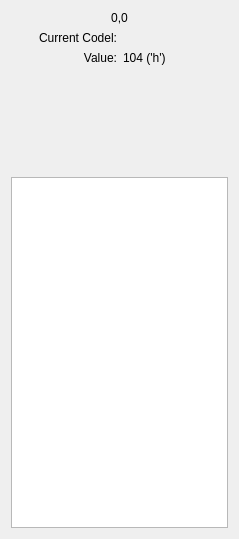
<?xml version="1.0" encoding="UTF-8"?>
<ui version="4.0">
 <class>DebugUi</class>
 <widget class="QWidget" name="DebugUi">
  <property name="geometry">
   <rect>
    <x>0</x>
    <y>0</y>
    <width>239</width>
    <height>539</height>
   </rect>
  </property>
  <property name="windowTitle">
   <string>Form</string>
  </property>
  <layout class="QVBoxLayout" name="verticalLayout">
   <item>
    <layout class="QGridLayout" name="gridLayout">
     <item row="0" column="0" colspan="2">
      <widget class="QLabel" name="mCoordinate">
       <property name="text">
        <string>0,0</string>
       </property>
       <property name="alignment">
        <set>Qt::AlignCenter</set>
       </property>
      </widget>
     </item>
     <item row="1" column="0">
      <widget class="QLabel" name="label_2">
       <property name="text">
        <string>Current Codel:</string>
       </property>
       <property name="alignment">
        <set>Qt::AlignRight|Qt::AlignTrailing|Qt::AlignVCenter</set>
       </property>
      </widget>
     </item>
     <item row="2" column="0">
      <widget class="QLabel" name="label_3">
       <property name="text">
        <string>Value:</string>
       </property>
       <property name="alignment">
        <set>Qt::AlignRight|Qt::AlignTrailing|Qt::AlignVCenter</set>
       </property>
      </widget>
     </item>
     <item row="2" column="1">
      <widget class="QLabel" name="mValueLabel">
       <property name="text">
        <string>104 ('h')</string>
       </property>
      </widget>
     </item>
    </layout>
   </item>
   <item>
    <layout class="QHBoxLayout" name="horizontalLayout">
     <item>
      <spacer name="horizontalSpacer">
       <property name="orientation">
        <enum>Qt::Horizontal</enum>
       </property>
       <property name="sizeHint" stdset="0">
        <size>
         <width>40</width>
         <height>20</height>
        </size>
       </property>
      </spacer>
     </item>
     <item>
      <widget class="QWidget" name="mCompass" native="true">
       <property name="sizePolicy">
        <sizepolicy hsizetype="Fixed" vsizetype="Fixed">
         <horstretch>0</horstretch>
         <verstretch>0</verstretch>
        </sizepolicy>
       </property>
       <property name="minimumSize">
        <size>
         <width>100</width>
         <height>100</height>
        </size>
       </property>
      </widget>
     </item>
     <item>
      <spacer name="horizontalSpacer_2">
       <property name="orientation">
        <enum>Qt::Horizontal</enum>
       </property>
       <property name="sizeHint" stdset="0">
        <size>
         <width>40</width>
         <height>20</height>
        </size>
       </property>
      </spacer>
     </item>
    </layout>
   </item>
   <item>
    <widget class="QListView" name="mStackView"/>
   </item>
  </layout>
 </widget>
 <resources/>
 <connections/>
</ui>
